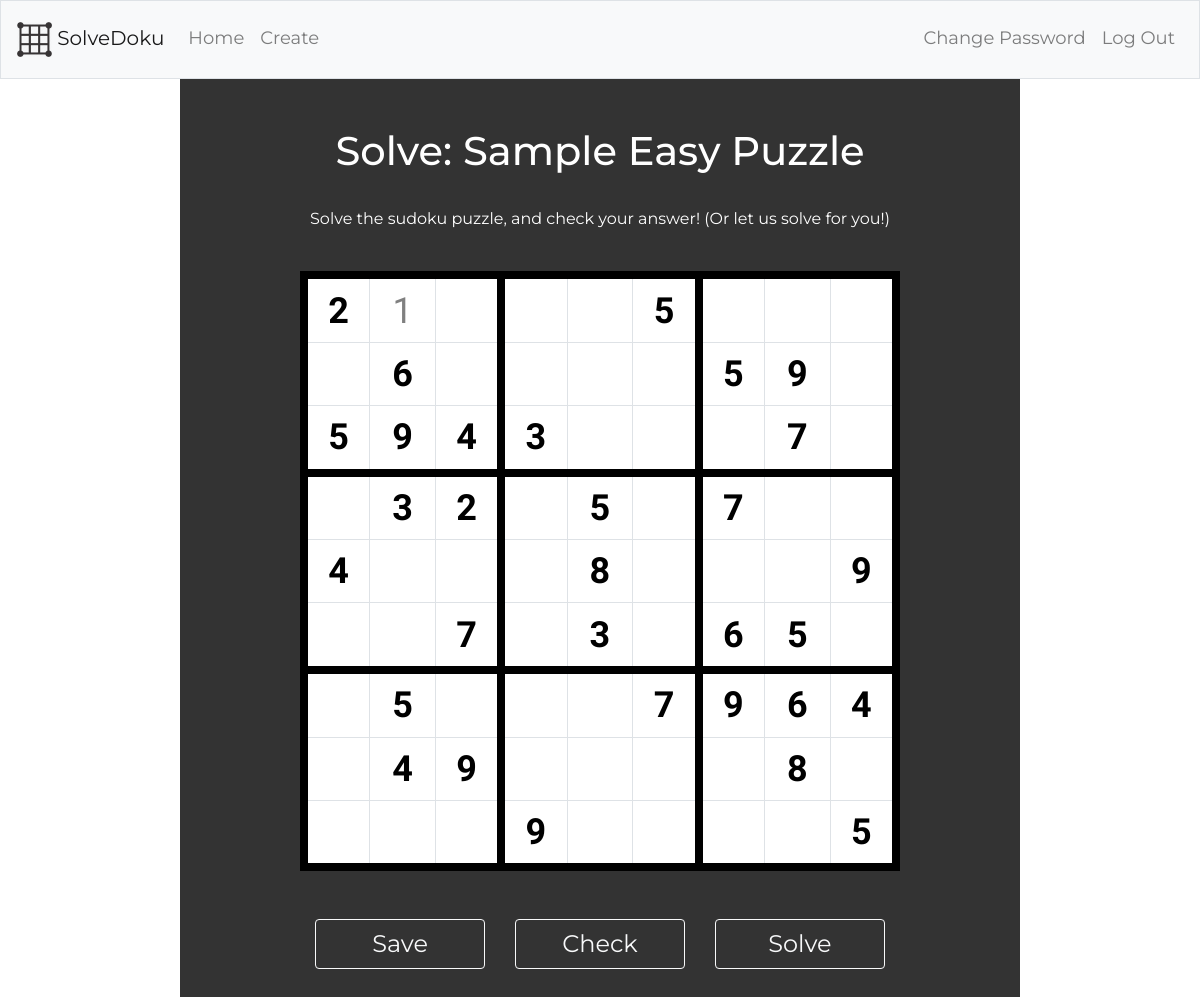
The app's page /solve?puzzle_id=4 (signed in) with its own data.
### tables this page shows
CREATE TABLE 'collection' ('puzzle_id' integer PRIMARY KEY AUTOINCREMENT NOT NULL, 'user_id' integer,'date' datetime DEFAULT CURRENT_DATE,'time' time DEFAULT CURRENT_TIME, 'complete' boolean DEFAULT 0, 'puzzle_name' text);

CREATE TABLE 'grid' ('orig' boolean DEFAULT NULL, 'value' integer, 'row' INTEGER, 'col' INTEGER, 'puzzle_id' INTEGER);

### application.py (the view, shortened to what this page needs)
@app.route("/solve", methods=["GET", "POST"])
@login_required
def solve():
    if request.method == "GET":
        puzzle_id = int(request.args.get("puzzle_id"))
        act = db.execute("UPDATE users SET currPID = :puzzle_id WHERE username = :username",
                        puzzle_id=puzzle_id, username=session["user_id"])
        myPuzzle = db.execute("SELECT * FROM grid WHERE puzzle_id = :puzzle_id", puzzle_id=puzzle_id)
        myPuzzle = convert(myPuzzle)
        name = (db.execute("SELECT puzzle_name FROM collection WHERE puzzle_id = :puzzle_id", puzzle_id=puzzle_id))[0]["puzzle_name"]
        return render_template("solve.html", puzzles=myPuzzle, name=name, congratz=False, puzzle_id=puzzle_id)

### application.py (called while the page is built)
@app.after_request
def after_request(response):
    response.headers["Cache-Control"] = "no-cache, no-store, must-revalidate"
    response.headers["Expires"] = 0
    response.headers["Pragma"] = "no-cache"
    return response

def convert(lst):
    result = []
    temp = []
    for cell in lst:
        temp.append(cell)
        if (cell["col"] == 8):
            result.append(temp)
            temp = []
    return result

### helpers.py (called while the page is built)
def login_required(f):
    @wraps(f)
    def decorated_function(*args, **kwargs):
        if session.get("user_id") is None:
            return redirect("/login")
        return f(*args, **kwargs)
    return decorated_function

### templates/solve.html (shortened to what this page needs)
{% extends "layout.html" %}
{% block main %}
    <form action={{"/solve?puzzle_id="+puzzle_id|string}} method="post" id="myForm">
        <h1>
            Solve: {{ name }}
        </h1>
        <br>
        <p>
            Solve the sudoku puzzle, and check your answer! (Or let us solve for you!)
        </p>
        <br>
        <table class="table table-bordered align-middle text-center">
            <tbody>
                {% for row in puzzles %}
                    <tr>
                        {% for cell in row %}
                            <td class="align-middle">
                                {% if cell["orig"] %}
                                    <strong><input type="number" readonly name={{cell["row"]*9+cell["col"]}} class="no-arrows bold" value={{cell["value"]}}></strong>
                                {% else %}
                                    {% if cell["value"] == 0 %}
                                        <input type="number" min="1" max="9" name={{cell["row"]*9+cell["col"]}} class="no-arrows solveInput">
                                    {% else %}
                                        <input type="number" min="1" max="9" name={{cell["row"]*9+cell["col"]}} value={{cell["value"]}} class="no-arrows solveInput">
                                    {% endif %}
                                {% endif %}
                            </td>
                        {% endfor %}
                    </tr>
                {% endfor %}
            </tbody>
        </table>
        <br>
        <br>
        <div class="container">
            <div class="row solve-option">
                <div class="col-sm">
                    <button class="btn btn-outline-light button2" type="submit" name="choice" value="save">Save</button>
                </div>
                <div class="col-sm">
                    <button class="btn btn-outline-light button2" type="submit" name="choice" value="check" id="check">Check</button>
                </div>
                <div class="col-sm">
                    <button class="btn btn-outline-light button2" type="submit" name="choice" value="solve">Solve</button>
                </div>
            </div>
        </div>
    </form>
{% endblock %}

### static/styles.css (style rules this page uses)
body { font-family: 'Montserrat', sans-serif; text-align: center; background-image: url("hex.jpg"); color: white; height: 100%; align-items: center; }
button { width: 50%; }
.button2 { width: 100%; }
.solve-option { margin-left: 8%; width: 84%; }
p { color: white; width: 80%; margin-left: 10%; }
.btn { font-size: 2vw; }
.table { border-collapse: collapse; border: 0.7vw solid black; table-layout: fixed; background: white; padding: 0; margin: auto; width: 50vw; height: 50vw; font-family: 'Varela Round', sans-serif; color: black; }
.bold { font-weight: bold; }
.solveInput { color: gray; }
td { text-align: center; border: 4px solid green; margin: 0; padding: 0; font-size: 3vw; text-align: center; align-items: center; position: relative; }
td input { width: 3.5vw; height: 3.5vw; box-sizing: border-box; border: 0; margin: 0; padding: 0; font-size: 3vw; text-align: center; }
td:first-child { border-left: 0.7vw solid black; border-top: 0.7vw solid black; }
td:nth-child(3n) { border-right: 0.7vw solid black; border-top: solid; }
tr:nth-child(3n) td { border-bottom: 0.7vw solid black; }
tr:nth-child(n) td { border-top: 5px gray; padding: 0; }
tr:first-child td { border-top: 0.7vw solid black; }

### records on screen
collection: puzzle_name "Sample Easy Puzzle"
grid: value "2"
grid: row+col+value "1"
grid: row+col+value "5"
grid: value "6"
grid: value "5"
grid: value "9"
grid: value "5"
grid: value "9"
grid: value "4"
grid: value "3"
grid: value "7"
grid: value "3"
grid: value "2"
grid: value "5"
grid: value "7"
grid: value "4"
grid: value "8"
grid: value "9"
grid: value "7"
grid: value "3"
grid: value "6"
grid: value "5"
grid: value "5"
grid: value "7"
grid: value "9"
grid: value "6"
grid: value "4"
grid: value "4"
grid: value "9"
grid: value "8"
grid: value "9"
grid: value "5"
